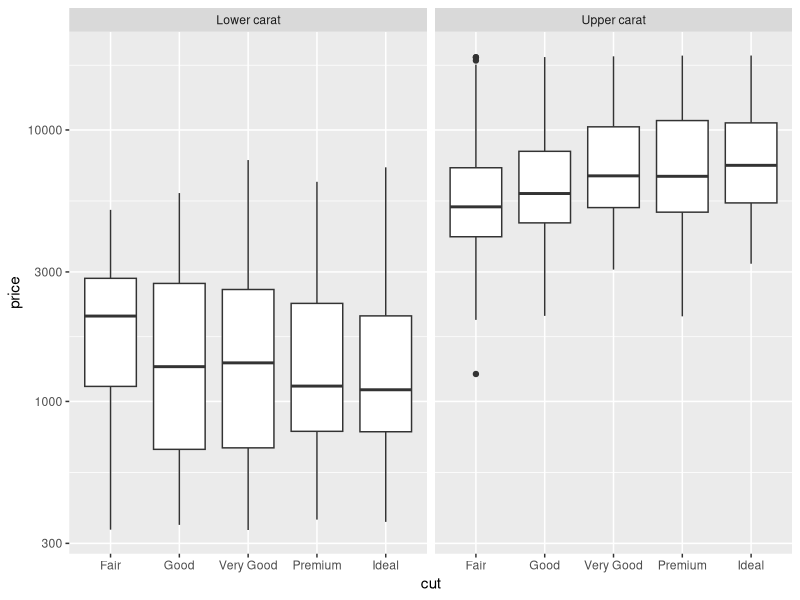
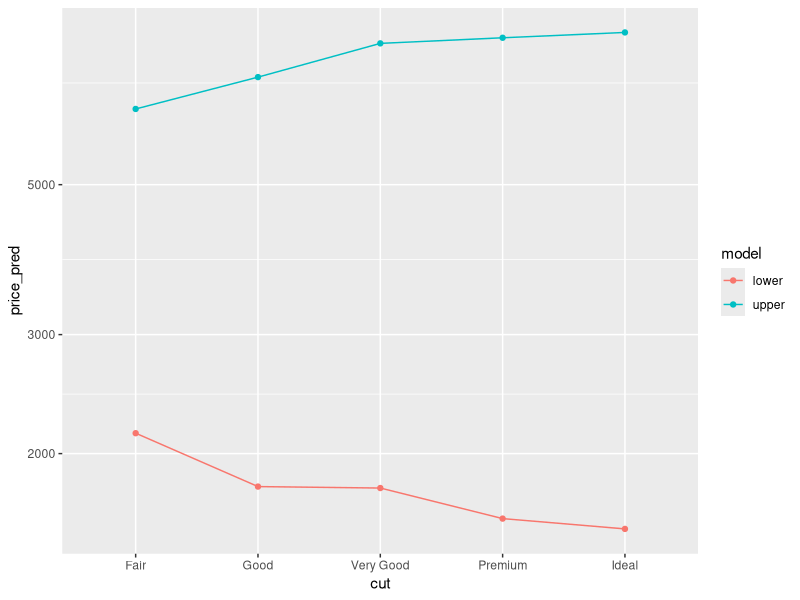
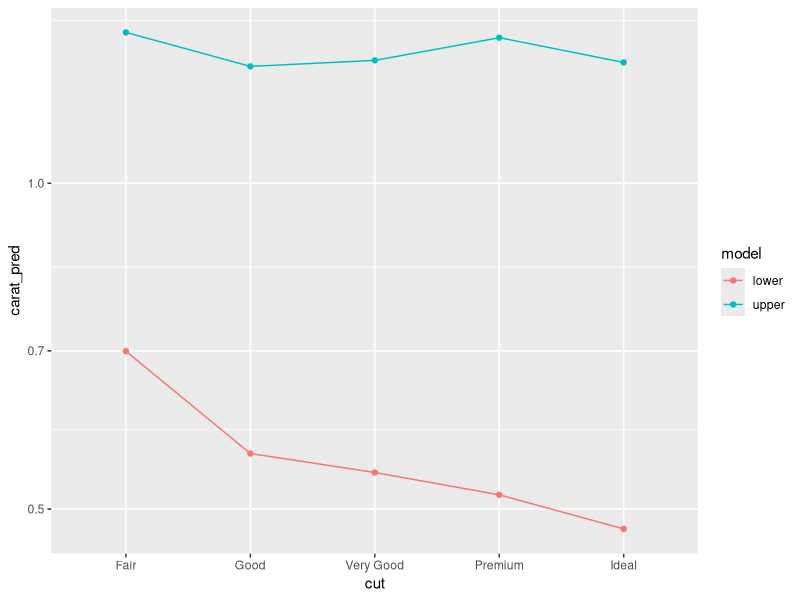
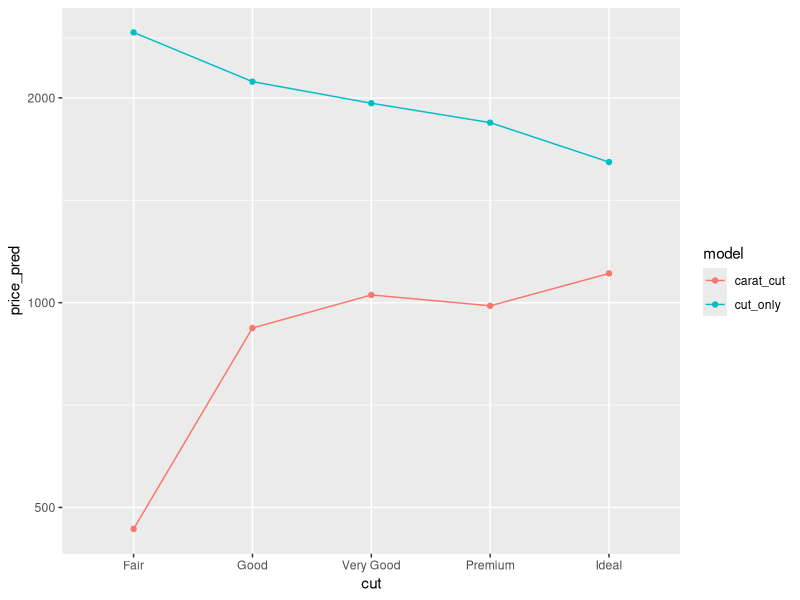

Source code (R) for these figures, in order:
## ---- chunk 1
library(tidyverse)
library(modelr)
library(broom)
## ---- chunk 2
## NOTE: No need to edit this setup
# Create a test-validate split
set.seed(101)
diamonds_randomized <-
  diamonds %>%
  slice(sample(dim(diamonds)[1]))

diamonds_train <-
  diamonds_randomized %>%
  slice(1:10000)
## ---- chunk 3
## NOTE: No need to edit this chunk
diamonds_train <- diamonds_train %>%
  mutate(
    grouping = if_else(carat < 1.0, "Lower carat", "Upper carat")
  )
diamonds_train %>%

  ggplot(aes(cut, price)) +
  geom_boxplot() +

  scale_y_log10() +
  facet_grid(~ grouping)
## ---- chunk 4
## TODO: Fit two models, one to lower (carat <= 1) and
#        one to upper (carat > 1) diamonds.
#        Use formula = price ~ cut
fit_lower <- 
  lm(
    data = diamonds_train %>% filter(grouping == "Lower carat"),
    formula = price ~ cut
  )
fit_upper <- 
  lm(
    data = diamonds_train %>% filter(grouping == "Upper carat"),
    formula = price ~ cut
  )

## NOTE: No need to modify this code
tibble(cut = c("Fair", "Good", "Very Good", "Premium", "Ideal")) %>%
  mutate(
    cut = fct_relevel(cut, "Fair", "Good", "Very Good", "Premium", "Ideal")
  ) %>%
  add_predictions(fit_lower, var = "price_pred-lower") %>%
  add_predictions(fit_upper, var = "price_pred-upper") %>%
  pivot_longer(
    names_to = c(".value", "model"),
    names_sep = "-",
    cols = matches("price")
  ) %>%

  ggplot(aes(cut, price_pred, color = model)) +
  geom_line(aes(group = model)) +
  geom_point() +
  scale_y_log10()
## ---- chunk 5
## TODO: Fit two models, one to lower (carat <= 1) and
#        one to upper (carat > 1) diamonds.
#        Use formula = carat ~ cut
fit_carat_lower <-
  lm(
    data = diamonds_train %>% filter(grouping == "Lower carat"),
    formula = carat ~ cut
  )
fit_carat_upper <-
  lm(
    data = diamonds_train %>% filter(grouping == "Upper carat"),
    formula = carat ~ cut
  )


## NOTE: No need to change this code
tibble(cut = c("Fair", "Good", "Very Good", "Premium", "Ideal")) %>%
  mutate(
    cut = fct_relevel(cut, "Fair", "Good", "Very Good", "Premium", "Ideal")
  ) %>%
  add_predictions(fit_carat_lower, var = "carat_pred-lower") %>%
  add_predictions(fit_carat_upper, var = "carat_pred-upper") %>%
  pivot_longer(
    names_to = c(".value", "model"),
    names_sep = "-",
    cols = matches("carat")
  ) %>%

  ggplot(aes(cut, carat_pred, color = model)) +
  geom_line(aes(group = model)) +
  geom_point() +
  scale_y_log10()
## ---- chunk 6
## TODO: Fit two models on the low-carat diamonds, one with
#        formula = price ~ carat + cut, and one with
#        formula = price ~ cut
fit_carat_cut <-
  diamonds_train %>%
  filter(carat <= 1) %>% 
  lm(
    formula = price ~ carat + cut
  )

fit_cut_only <-
  diamonds_train %>%
  filter(carat <= 1) %>% 
  lm(
    formula = price ~ cut
  )
  
## NOTE: No need to change this code
tibble(
    cut = c("Fair", "Good", "Very Good", "Premium", "Ideal"),
    carat = c(0.4)
  ) %>%
  mutate(
    cut = fct_relevel(cut, "Fair", "Good", "Very Good", "Premium", "Ideal")
  ) %>%
  add_predictions(fit_carat_cut, var = "price_pred-carat_cut") %>%
  add_predictions(fit_cut_only, var = "price_pred-cut_only") %>%
  pivot_longer(
    names_to = c(".value", "model"),
    names_sep = "-",
    cols = matches("price")
  ) %>%

  ggplot(aes(cut, price_pred, color = model)) +
  geom_line(aes(group = model)) +
  geom_point() +
  scale_y_log10()
